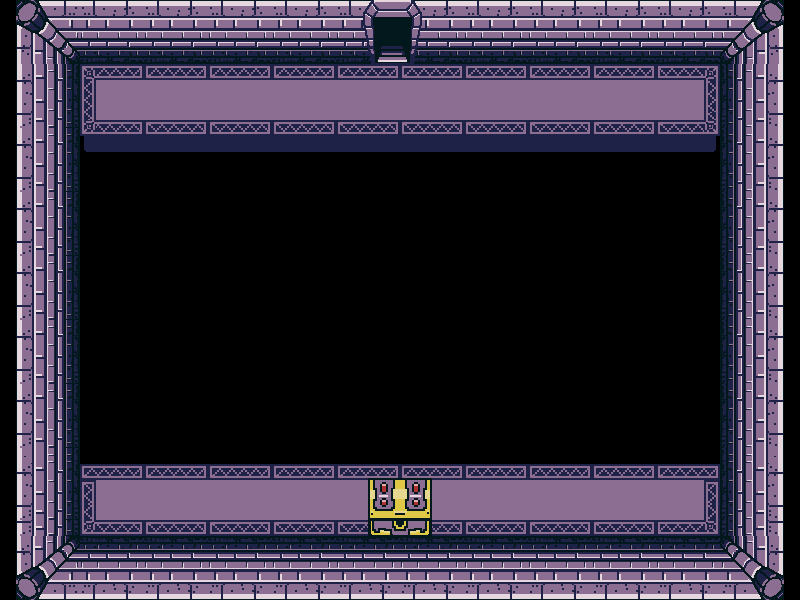

A level layout from a 2D game, rendered from its tile map. Below: a short description, then the map file with tile-grid data replaced by summaries:
An orthogonal 100x75 tile map with 8x8 px tiles, 2 tile layers (bg, decos), 1 hidden layer not drawn, 2 tilesets and 4 objects (entrance, exit, playerStart, goal).

<map version="1.0" tiledversion="1.1.5" orientation="orthogonal" renderorder="right-down" width="100" height="75" tilewidth="8" tileheight="8" infinite="0" nextobjectid="5">
 <tileset firstgid="1" name="tiles" tilewidth="8" tileheight="8" tilecount="2048" columns="64">
  <image source="../images/dungeon-tiles-imp.png" width="512" height="256" />
 </tileset>
 <tileset firstgid="2049" name="stepping-stones" tilewidth="8" tileheight="8" tilecount="2048" columns="64">
  <image source="../images/tile-pholders.png" width="512" height="256" />
 </tileset>
 <layer name="bg" width="100" height="75">
  <properties>
   <property name="tileset" value="tiles" />
  </properties>
  <data>[7500 cells, 4080 non-empty, 779 distinct tile ids]</data>
 </layer>
 <layer name="level" width="100" height="75" visible="0">
  <data>[7500 cells, 21 non-empty, 4 distinct tile ids]</data>
 </layer>
 <objectgroup name="area">
  <object id="1" name="entrance" x="84" y="67" width="633" height="68" />
  <object id="2" name="exit" x="82" y="466" width="639" height="72" />
  <object id="3" name="playerStart" x="395" y="90">
   <point />
  </object>
  <object id="4" name="goal" x="337" y="500" width="126" height="38" />
 </objectgroup>
 <layer name="decos" width="100" height="75">
  <properties>
   <property name="tileset" value="stepping-stones" />
  </properties>
  <data>[7500 cells, 128 non-empty, 128 distinct tile ids]</data>
 </layer>
</map>